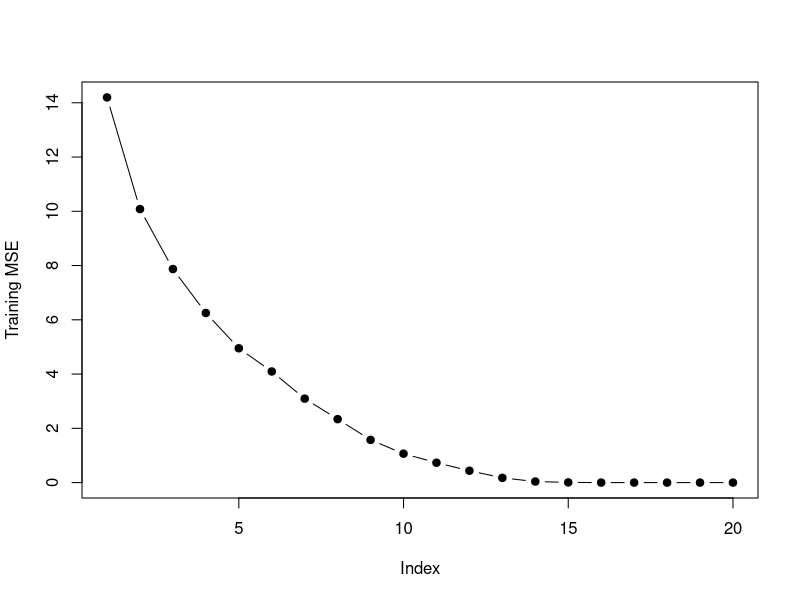
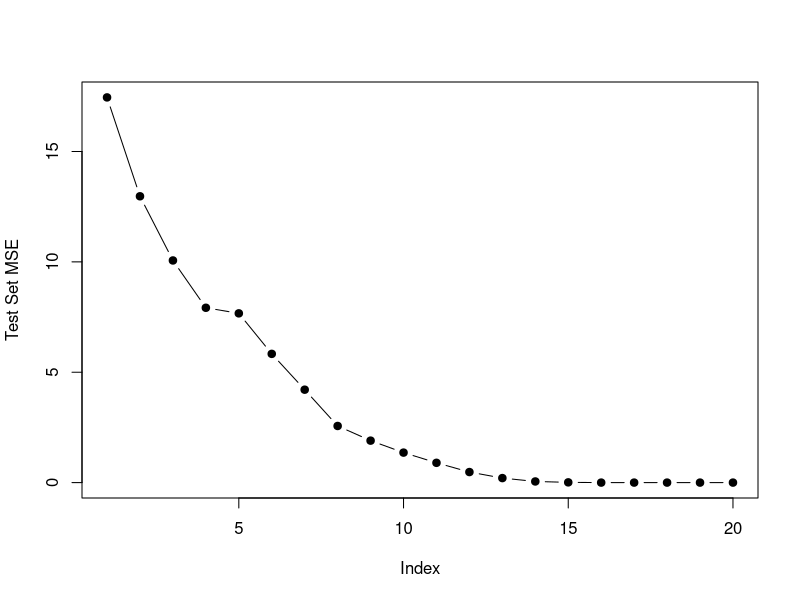
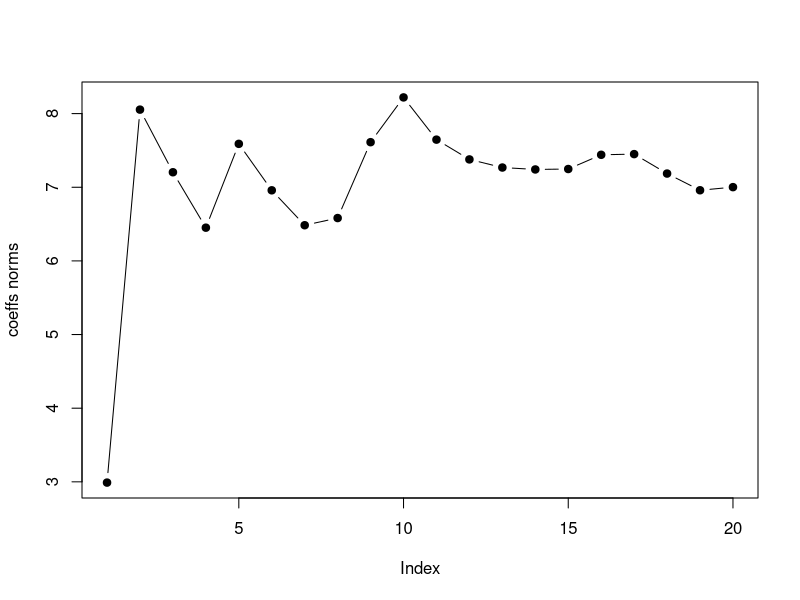

The R source for these figures, in order:
set.seed(2)
#create some data
n=1000
p=20
x = rnorm(n*p,0,1)
e = rnorm(n*p,0,0.01)
xe = x+e
xem = matrix(xe,n,p) # 1 by 1000
B = rnorm(p) #20 by 1 
B[4] = 0
B[11] = 0
B[14]=0
B[19]=0

y = xem %*% B  # matrix multiply

#split data set 100 training , 900 test
rows = dim(y)[1]
train = sample(rows,100)
test = -train 

train_set_x = xem[train,]
test_set_x = xem[test,]
train_set_y = y[train]
test_set_y = y[test]
#perform best subset selection
library(leaps)
df = data.frame(train_set_y,train_set_x)
#fit.sub = regsubsets(y~x,data = data.frame(y=train_set_y,x=train_set_x),nvmax=20)
fit.sub = regsubsets(train_set_y~.,data = df,nvmax=p)
bs_summary = summary(fit.sub)
c_bs = coef(fit.sub,p)
a1 = which.min(bs_summary$cp)
a2 = which.min(bs_summary$bic)
a3 = which.max(bs_summary$adjr2)
val.errors =rep(NA,p)
#train set MSE
x_cols = colnames(xem,do.NULL = FALSE,prefix = "X")
for(i in 1:p)
{
    coefi = coef(fit.sub,id=i)
  #  pred = as.matrix(train_set_x[,x_cols %in% names(coefi)])
    pred = as.matrix(train_set_x[,x_cols %in% names(coefi)]) %*% coefi[names(coefi) %in% x_cols]
    val.errors[i] = mean((train_set_y - pred)^2)
}
plot(val.errors,ylab= "Training MSE", pch=19,type="b")

val.errors1 =rep(NA,p)
#test set MSE
for(i in 1:p)
{
    coefi = coef(fit.sub,id=i)
    print(coefi)
  #  pred = as.matrix(train_set_x[,x_cols %in% names(coefi)])
    pred = as.matrix(test_set_x[,x_cols %in% names(coefi)]) %*% coefi[names(coefi) %in% x_cols]
    val.errors1[i] = mean((test_set_y - pred)^2)
}

plot(val.errors1,ylab= "Test Set MSE", pch=19,type="b")

#get norm of the predicted coefficients
val.diffs = rep(NA,p)
val = 0
for(i in 1:p)
{
    coefi = coef(fit.sub,id=i)
    val.diffs[i] = sqrt(sum ((B[ x_cols %in% names(coefi)] - coefi)^2))
     
}

plot(val.diffs,ylab= "coeffs norms", pch=19,type="b")
